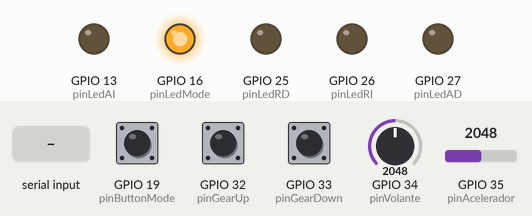
This sketch was run on a simulated ESP32. On the bench: output pins drawn as LEDs (lit = HIGH). Dashed ring = blinking. Inputs (shaded band) come from the test bench; at power-on: GPIO 19 (pinButtonMode) LOW, GPIO 32 (pinGearUp) LOW, GPIO 33 (pinGearDown) LOW, GPIO 34 (pinVolante) = 2048, GPIO 35 (pinAcelerador) = 2048. What the sketch prints to the serial monitor is not drawn.

Above: at 1.2 s.
1.3 s: GPIO 19 (pinButtonMode) pulled HIGH for 0.15 s
At 2.5 s:
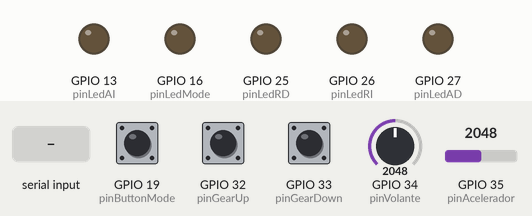
2.9 s: "90,45\n" received over Serial
At 3.15 s:
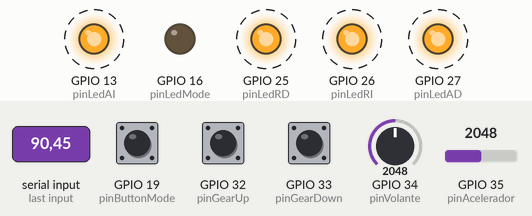
5.9 s: "30,150\n" received over Serial
At 5.9 s:
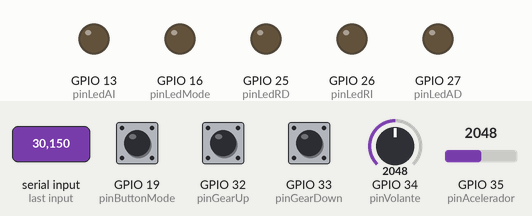
7.4 s: GPIO 19 (pinButtonMode) pulled HIGH for 1 s
At 8.5 s:
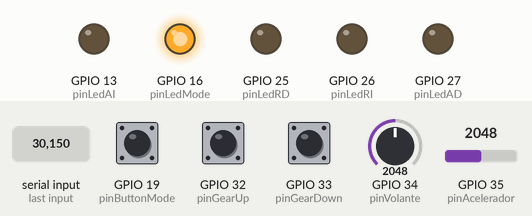
Timing chart, 0 to 10.4 s (numbered marks = the images above; inputs shaded):
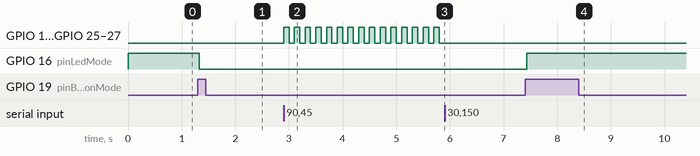

Measured:
- after the input at 1.3 s, GPIO 16 (pinLedMode): HIGH → LOW at once
- after the input at 2.9 s, GPIO 13 (pinLedAI), GPIO 25 (pinLedRD), GPIO 26 (pinLedRI), GPIO 27 (pinLedAD): alternates HIGH for 0.10 s and LOW for 0.10 s, starting at once
- after the input at 5.9 s, GPIO 13 (pinLedAI), GPIO 25 (pinLedRD), GPIO 26 (pinLedRI), GPIO 27 (pinLedAD): stops changing and stays LOW
- after the input at 7.4 s, GPIO 16 (pinLedMode): LOW → HIGH at once

The sketch:

Mando_RC.ino
```cpp
#include <esp_now.h>
#include <WiFi.h>
#include <esp_wifi.h>

// =====================
// Pines
// =====================
const int pinVolante     = 34;
const int pinAcelerador  = 35;
const int pinGearUp      = 32;
const int pinGearDown    = 33;

const int pinButtonMode  = 19;  // Botón (INPUT con resistencia externa)
const int pinLedMode     = 16;  // LED modo

const int pinLedRD = 25; // LED1
const int pinLedRI = 26; // LED2
const int pinLedAD = 27; // LED3
const int pinLedAI = 13; // LED4

// =====================
// ESP-NOW (MACs)
// =====================
uint8_t macCoche[] = {0x44, 0x1D, 0x64, 0xE2, 0xE8, 0xE8, 0x98}; // (no usado aquí)
uint8_t macBase[]  = {0x6C, 0xC8, 0x40, 0x5D, 0x23, 0x1C};       // destino actual

// =====================
// Datos a enviar
// =====================
typedef struct __attribute__((packed)) {
  uint8_t volante;
  uint8_t acelerador;
  uint8_t marcha;
} ControlData;

ControlData controlData;

// =====================
// Estado
// =====================
bool rcMode = true;     // POR DEFECTO: RC
bool gearHold = false;

int revolutions    = 0;
int revolutionsMax = 4095; // por defecto hasta que Unity mande el valor

bool espNowReady = false;

// Lecturas actuales
int inputVolante     = 0;
int inputAcelerador  = 0;
int inputGearUp      = 0;
int inputGearDown    = 0;
int inputButtonMode  = 0;

// =====================
// Callback ESP-NOW
// =====================
void onDataSent(const wifi_tx_info_t *info, esp_now_send_status_t status) {
  (void)info;
  (void)status;
}

// =====================
// Prototipos
// =====================
void initPins();

bool enableEspNow();
void disableEspNow();
void applyMode();

void readInputs();
void updateModeButton();

void receiveRevolutionsFromSerial();

void updateGear();
void updateLedsFromRevs();
void updateControlData();

void processOutputs();

void clearBarLeds();
void setAllBarLeds(bool state);

// =====================
// Setup / Loop
// =====================
void setup() {
  Serial.begin(115200);

  initPins();

  controlData.volante = 0;
  controlData.acelerador = 0;
  controlData.marcha = 1;

  applyMode(); // arranca en rcMode=true -> LED modo HIGH y ESP-NOW ON
}

void loop() {
  readInputs();
  updateModeButton();

  receiveRevolutionsFromSerial();
  updateGear();
  updateLedsFromRevs();
  updateControlData();

  processOutputs();
}

// =====================
// Implementación
// =====================
void initPins() {
  pinMode(pinVolante, INPUT);
  pinMode(pinAcelerador, INPUT);

  pinMode(pinGearUp, INPUT);
  pinMode(pinGearDown, INPUT);

  pinMode(pinButtonMode, INPUT); // resistencia externa, sin PULLUP interno
  pinMode(pinLedMode, OUTPUT);

  pinMode(pinLedRD, OUTPUT);
  pinMode(pinLedRI, OUTPUT);
  pinMode(pinLedAD, OUTPUT);
  pinMode(pinLedAI, OUTPUT);

  digitalWrite(pinLedMode, LOW);
  clearBarLeds();
}

bool enableEspNow() {
  WiFi.mode(WIFI_STA);

  if (esp_now_init() != ESP_OK) return false;

  esp_now_register_send_cb(onDataSent);

  esp_now_peer_info_t peerInfo = {};
  memcpy(peerInfo.peer_addr, macBase, 6); // destino
  peerInfo.channel = 0;
  peerInfo.encrypt = false;

  if (esp_now_add_peer(&peerInfo) != ESP_OK) {
    esp_now_deinit();
    return false;
  }

  espNowReady = true;
  return true;
}

void disableEspNow() {
  if (espNowReady) {
    esp_now_deinit();
    espNowReady = false;
  }
  WiFi.mode(WIFI_OFF);
}

void applyMode() {
  gearHold = false;

  if (rcMode) {
    // MODO RC
    digitalWrite(pinLedMode, HIGH);
    clearBarLeds();

    controlData.marcha = 1; // marchas deshabilitadas

    if (!espNowReady) {
      enableEspNow(); // si falla, simplemente no enviará
    }
  } else {
    // MODO UNITY
    digitalWrite(pinLedMode, LOW);
    disableEspNow(); // ESP-NOW OFF
  }
}

void readInputs() {
  inputVolante    = analogRead(pinVolante);
  inputAcelerador = analogRead(pinAcelerador);

  inputGearUp     = digitalRead(pinGearUp);
  inputGearDown   = digitalRead(pinGearDown);

  inputButtonMode = digitalRead(pinButtonMode);
}

// Alterna rcMode en cada pulsación (debounce + flanco)
// OJO: aquí asumo que la pulsación da HIGH (pull-down externo).
// Si tu pulsación da LOW (pull-up externo), se cambia a (stable == 0).
void updateModeButton() {
  static int lastRaw = 0;
  static int stable = 0;
  static unsigned long lastChangeMs = 0;
  const unsigned long DEBOUNCE_MS = 30;

  int raw = inputButtonMode;

  if (raw != lastRaw) {
    lastRaw = raw;
    lastChangeMs = millis();
  }

  if (millis() - lastChangeMs >= DEBOUNCE_MS) {
    if (stable != raw) {
      stable = raw;

      // Detecta pulsación (flanco a HIGH)
      if (stable == 1) {
        rcMode = !rcMode;
        applyMode();
      }
    }
  }
}

// Espera líneas: "3500,12000\n"
// rev -> revolutions, max -> revolutionsMax
// Solo en modo Unity
void receiveRevolutionsFromSerial() {
  if (rcMode) return;

  static char buf[48];
  static uint8_t idx = 0;

  while (Serial.available() > 0) {
    char c = (char)Serial.read();

    if (c == '\n' || c == '\r') {
      if (idx == 0) continue;
      buf[idx] = '\0';
      idx = 0;

      char *comma = strchr(buf, ',');
      if (!comma) return;

      *comma = '\0';
      char *a = buf;
      char *b = comma + 1;

      long rev = strtol(a, nullptr, 10);
      long mx  = strtol(b, nullptr, 10);

      if (mx < 1) mx = 1;
      if (rev < 0) rev = 0;
      if (rev > mx) rev = mx;

      revolutions = (int)rev;
      revolutionsMax = (int)mx;

      return;
    }

    if (idx < sizeof(buf) - 1) buf[idx++] = c;
    else idx = 0; // overflow -> resetea
  }
}

// Marchas solo en modo Unity
void updateGear() {
  if (rcMode) {
    gearHold = false;
    controlData.marcha = 1;
    return;
  }

  if (!gearHold) {
    gearHold = true;

    if (inputGearUp == 1 && controlData.marcha < 9) {
      controlData.marcha++;
    }
    if (inputGearDown == 1 && controlData.marcha > 0) {
      controlData.marcha--;
    }
  }

  if (inputGearUp == 0 && inputGearDown == 0) {
    gearHold = false;
  }
}

// LEDs de revoluciones solo en modo Unity
void updateLedsFromRevs() {
  if (rcMode) {
    clearBarLeds();
    return;
  }

  int v = (revolutionsMax > 0) ? map(revolutions, 0, revolutionsMax, 0, 9) : 0;
  v = constrain(v, 0, 8);

  static unsigned long lastBlink = 0;
  static bool blinkOn = false;

  if (v == 8) {
    if (millis() - lastBlink >= 100) {
      lastBlink = millis();
      blinkOn = !blinkOn;
    }
    setAllBarLeds(blinkOn);
    return;
  }

  clearBarLeds();

  switch (v) {
    case 7: digitalWrite(pinLedRD, HIGH); // LED1 (>=7)
    case 6: digitalWrite(pinLedRI, HIGH); // LED2 (>=6)
    case 5: digitalWrite(pinLedAD, HIGH); // LED3 (>=5)
    case 4: digitalWrite(pinLedAI, HIGH); // LED4 (>=4)
            break;
    default:
            break; // 0..3: ninguno
  }
}

void updateControlData() {
  controlData.volante    = map(inputVolante,    0, 4095, 255, 0);
  controlData.acelerador = map(inputAcelerador, 0, 4095, 255, 0);
}

// RC: envía por ESP-NOW y NO imprime Serial
// Unity: NO envía ESP-NOW y SÍ imprime Serial
void processOutputs() {
  if (rcMode) {
    if (espNowReady) {
      esp_now_send(macBase, (uint8_t *)&controlData, sizeof(controlData));
    }
    return;
  }

  Serial.print(controlData.volante);
  Serial.print(",");
  Serial.print(controlData.acelerador);
  Serial.print(",");
  Serial.println(controlData.marcha);
}

void clearBarLeds() {
  digitalWrite(pinLedRD, LOW);
  digitalWrite(pinLedRI, LOW);
  digitalWrite(pinLedAD, LOW);
  digitalWrite(pinLedAI, LOW);
}

void setAllBarLeds(bool state) {
  digitalWrite(pinLedRD, state);
  digitalWrite(pinLedRI, state);
  digitalWrite(pinLedAD, state);
  digitalWrite(pinLedAI, state);
}
```
